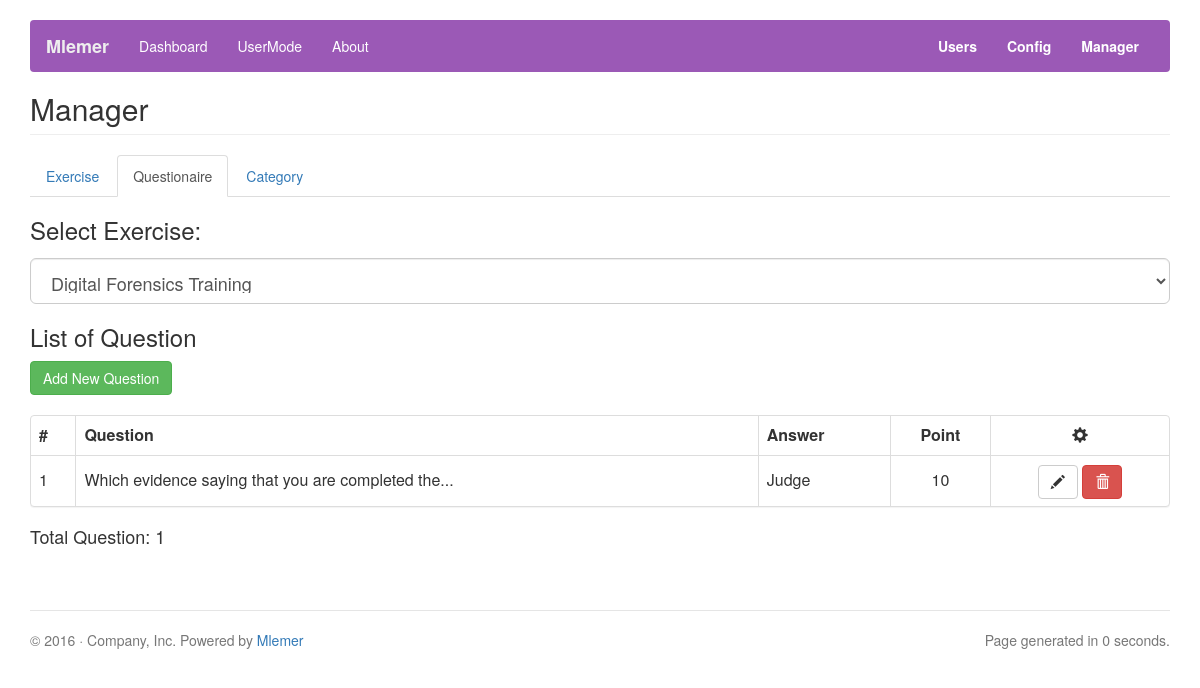
Page /admin/index.php?p=quest on the committed database.
### tables this page shows
CREATE TABLE IF NOT EXISTS `config` (
  `id` int(11) NOT NULL AUTO_INCREMENT,
  `timestamp` timestamp NOT NULL DEFAULT CURRENT_TIMESTAMP ON UPDATE CURRENT_TIMESTAMP,
  `pg_product` text NOT NULL,
  `pg_title` text NOT NULL,
  `pg_company` text NOT NULL,
  `pg_about` text NOT NULL,
  UNIQUE KEY `id` (`id`)
);

CREATE TABLE IF NOT EXISTS `questionaire` (
  `id` int(11) NOT NULL AUTO_INCREMENT,
  `timestamp` timestamp NOT NULL DEFAULT CURRENT_TIMESTAMP ON UPDATE CURRENT_TIMESTAMP,
  `exercise_id` int(11) NOT NULL DEFAULT '15',
  `question` text NOT NULL,
  `answer` text NOT NULL,
  `point` int(11) NOT NULL DEFAULT '10',
  UNIQUE KEY `id` (`id`)
);

### inc/lib.php (called while the page is built, shortened)
<?php
	function GetCompanyName() {
		global $link;
		$sql = "SELECT * FROM config";
  		$result = mysqli_query( $link, $sql );
  		$row = mysqli_fetch_assoc( $result );
  		$pg_company = $row['pg_company'];
  		return $pg_company;
	}
	function GetProductName() {
		global $link;
		$sql = "SELECT * FROM config";
  		$result = mysqli_query( $link, $sql );
  		$row = mysqli_fetch_assoc( $result );
  		$pg_ret = $row['pg_product'];
  		return $pg_ret;
	}
	function shorten($str, $maxlen) {
	    $newstr = substr($str, 0, $maxlen);
	    if (substr($newstr, -1, 1) != ' ') $newstr = substr($newstr, 0, strrpos($newstr, " "));
	    return $newstr . "...";
	}
?>

### admin/admin_quest.php (the view, shortened to what this page needs)
<?php
    require_once "../inc/lib.php";
	if ( isset($_REQUEST['exer_id']) ) {
		$exer_id = $_REQUEST['exer_id'];
	} else {
		$exer_id = "1";
	}
?>
<h2 class="page-header">Manager</h2>
<ul class="nav nav-tabs">
  <li role="presentation"><a href="?p=exercise">Exercise</a></li>
  <li role="presentation" class="active"><a href="?p=quest">Questionaire</a></li>
  <li role="presentation"><a href="?p=category">Category</a></li>
</ul>
	<form action="?p=quest&exer_id=<?php echo $exer_id; ?>&select=" method="post">
	<label for="selectE"><h3 class="sub-header">Select Exercise:</h3></label>
	<div class="selectContainer">
        <select id="selectE" name="exer_id" class="form-control input-lg" onchange='if(this.value != 0) { this.form.submit(); }'>
        	<?php
              	$sql = "SELECT * FROM exercise";
				$result = mysqli_query( $link, $sql );
				while( $row = @mysqli_fetch_assoc( $result ) ) {
					if ( $row['id'] == $exer_id ) {
						echo "	<option value=\"".$row['id']."\" selected>" . $row['exer_name'] . "</option>\n";
					} else {
						echo "	<option value=\"".$row['id']."\">" . $row['exer_name'] . "</option>\n";
					}
				}
            ?>
        </select>
    </div>
    </form>
		<h3 class="sub-header">List of Question</h3>
		<button type="button" class="btn btn-success" data-toggle="modal" data-target="#BtnAddNewQuestion">
			Add New Question
		</button>
		<br/>
		<br/>
	          <div class="table-responsive">
	          	<div class="panel panel-default">
		            <table class="table table-hover table-bordered">
		              <thead>
		                <tr>
		                  <th>#</th>
		                  <th>Question</th>
		                  <th>Answer</th>
		                  <th style="text-align: center; vertical-align: middle;">Point</th>
		                  <th style="text-align: center; vertical-align: middle;"><div class="glyphicon glyphicon-cog"></div></th>
		                </tr>
		              </thead>
		              <tbody>
		              <?php
			              	$sql = "SELECT * FROM questionaire WHERE exercise_id='$exer_id'";
			              	$user_count = "";
							$result = mysqli_query( $link, $sql );
							while( $row = @mysqli_fetch_assoc( $result ) ) {
								$user_count++;
								$quest_id = $row['id'];
								echo "<tr>\n";
								echo "	<td style=\"vertical-align: middle;\">" . $user_count . "</td>\n";
								echo "	<td style=\"vertical-align: middle;\">" . shorten( $row['question'], 50) . "</td>\n";
								echo "	<td style=\"vertical-align: middle;\">" . $row['answer'] . "</td>\n";
								echo "	<td style=\"text-align: center; vertical-align: middle;\">".$row['point']."</td>\n";
								echo "	<td style=\"text-align: center; vertical-align: middle;\"><a href=\"#\" class=\"btn btn-default glyphicon glyphicon-pencil\"></a>&nbsp;<a href=\"?questid=".$quest_id."\" class=\"btn btn-danger glyphicon glyphicon-trash\"></a></td>\n";
								echo "</tr>\n";
							}
		              ?>
		              </tbody>
		            </table>
		        </div>
	            <h4>Total Question: <?php echo $user_count; ?></h4>
	          </div>

### admin/inc/nav.php (shortened to what this page needs)
<nav class="navbar navbar-custom">
  <div class="container-fluid">
    <div class="navbar-header">
      <a class="navbar-brand" href="?p=home"><strong><?php echo GetProductName(); ?></strong></a>
    </div>
    <div id="navbar" class="navbar-collapse collapse">
      <ul class="nav navbar-nav">
        <li><a href="?p=dash">Dashboard</a></li>
        <li><a href="?p=usermode">UserMode</a></li>
        <li><a href="?p=about">About</a></li>
      </ul>
      <ul class="nav navbar-nav navbar-right">
        <li><a href="?p=users"><strong>Users</strong></a></li>
        <li><a href="?p=config"><strong>Config</strong></a></li>
        <li><a href="?p=exercise"><strong>Manager</strong></a></li>
      </ul>
    </div>
  </div>
</nav>

### admin/inc/footer.php (shortened to what this page needs)
<br/>
<br/>
<footer class="footer">
<div class="row">
		<div class="col-md-6">
	   <p>&copy; <?php echo date("Y"); ?> &middot; <?php echo GetCompanyName(); ?></p>
    </div>
    <div class="col-md-6 text-right">
		<?php
    	echo('<div class="text-right">Page generated in '.round((explode(' ', microtime())[0] + explode(' ', microtime())[1]) - $start, 4).' seconds.</div>');
    ?>
	</div>
</div>
    </footer>

### admin/inc/header.php (style rules this page uses)
body { padding-top: 20px; padding-bottom: 20px; }
.navbar { margin-bottom: 20px; }
.footer { padding-top: 19px; color: #777; border-top: 1px solid #e5e5e5; }
.navbar-custom { background-color:#9b59b6; color:#8e44ad; border-radius:0; }
.navbar-custom .navbar-nav > li > a { color:#ffffff; }
.navbar-custom .navbar-brand { color:#eeeeee; }

### rows in the picture
config: pg_product "Mlemer", pg_company "Company, Inc. Powered by Mlemer"
questionaire: question "Which evidence saying that you are completed the...", answer "Judge", point "10"

### other values in the picture
$user_count "1"
form field exer_id "Digital Forensics Training"
